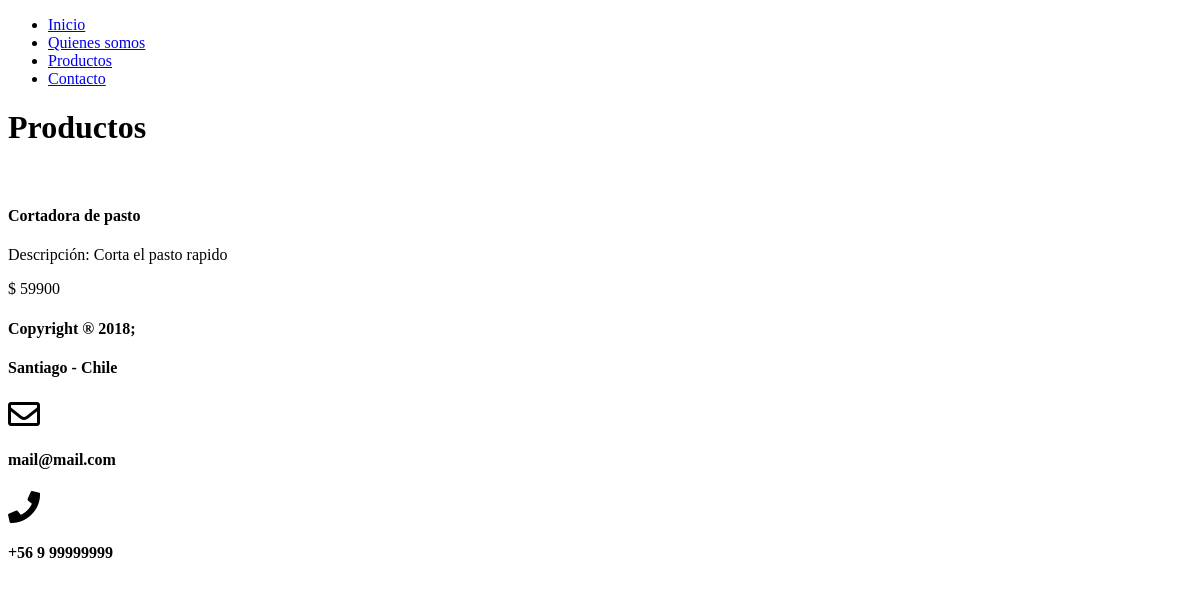
The app's page /productos/, older data.
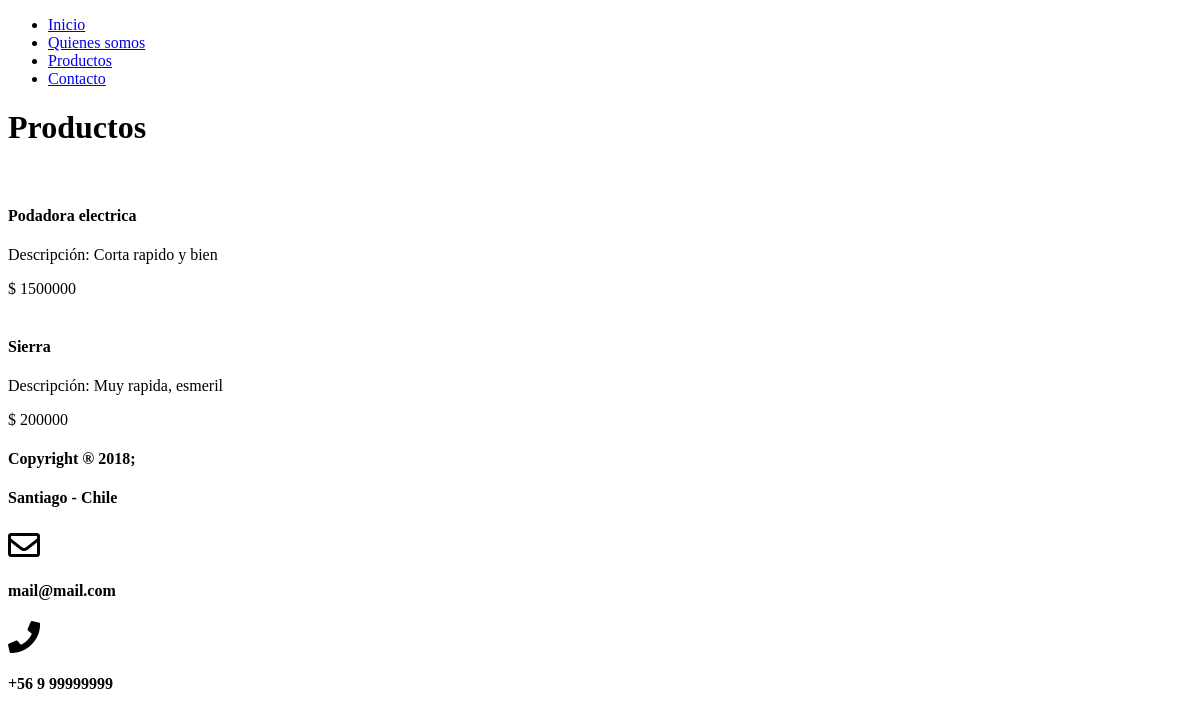
The same page, newer data.
### productos/models.py (models this page shows, shortened)
class Producto(models.Model):
  nombre = models.CharField("Nombre", max_length=50)
  descripcion = models.CharField("Descripcion", max_length=250)
  precio = models.IntegerField("Precio")

### productos/views.py (the view)
# urls.py: url(r'^productos/', views.productos, name='productos'),
def productos(request):
  productos_list = Producto.objects.all()
  return render(request, 'productos/productos.html', {
    'current': 'productos',
    'productos': productos_list,
  })

### productos/templates/productos/productos.html (shortened to what this page needs)
{% extends "productos/base.html" %}
{% load humanize %}
{% block contenido %}
  <main id="productos">
    <h1>Productos</h1>
    <div class="catalogo">
      {% for producto in productos %}
        <div class="producto">
          <h4> {{ producto.nombre }} </h4>
          <p><span>Descripción:</span> {{ producto.descripcion }}</p>
          <span class="precio">$ {{ producto.precio|intcomma }}</span>
        </div>
      {% endfor %}
    </div>
  </main>
{% endblock contenido %}

### productos/templates/productos/base.html (shortened to what this page needs)
{% load sass_tags %}
<!DOCTYPE html>
<html lang="en">
<head>
  <link rel="stylesheet" href="{% sass_src 'productos/css/main.scss' %}" type="text/css">
  <link rel="stylesheet" href="https://use.fontawesome.com/releases/v5.2.0/css/all.css">
</head>
<body>
  {% include "productos/header.html" %}
  {% block contenido %}
  {% endblock contenido %}
  {% include "productos/footer.html" %}
</body>
</html>

### productos/templates/productos/header.html
<header>
  <nav class="main-nav">
    <ul>
      <li>
        <a href="{% url 'productos:index' %}" class="nav-link {% if current == 'index' %}current{% endif %}">Inicio</a>
      </li>
      <li>
        <a href="{% url 'productos:empresa' %}" class="nav-link {% if current == 'empresa' %}current{% endif %}">Quienes somos</a>
      </li>
      <li>
        <a href="{% url 'productos:productos' %}" class="nav-link {% if current == 'productos' %}current{% endif %}">Productos</a>
      </li>
      <li>
        <a href="{% url 'productos:contacto' %}" class="nav-link {% if current == 'contacto' %}current{% endif %}">Contacto</a>
      </li>
    </ul>
  </nav>
</header>

### productos/templates/productos/footer.html
<footer id="main-footer">
  <div class="section-1">
    <h4>Copyright &reg 2018;</h4>
    <h4>Santiago - Chile</h4>
  </div>
  <div class="section-2">
      <div>
          <i class="far fa-envelope fa-2x"></i>
          <h4>mail@mail.com</h4>
      </div>
      <div>
          <i class="fas fa-phone fa-2x"></i>
        <h4>+56 9 99999999</h4>
      </div>
  </div>
</footer>

Row changes from the older to the newer data that the page shows:
removed Producto: nombre "Cortadora de pasto", descripcion "Corta el pasto rapido", precio "59900"
added Producto: nombre "Podadora electrica", descripcion "Corta rapido y bien", precio "1500000"
added Producto: nombre "Sierra", descripcion "Muy rapida, esmeril", precio "200000"
